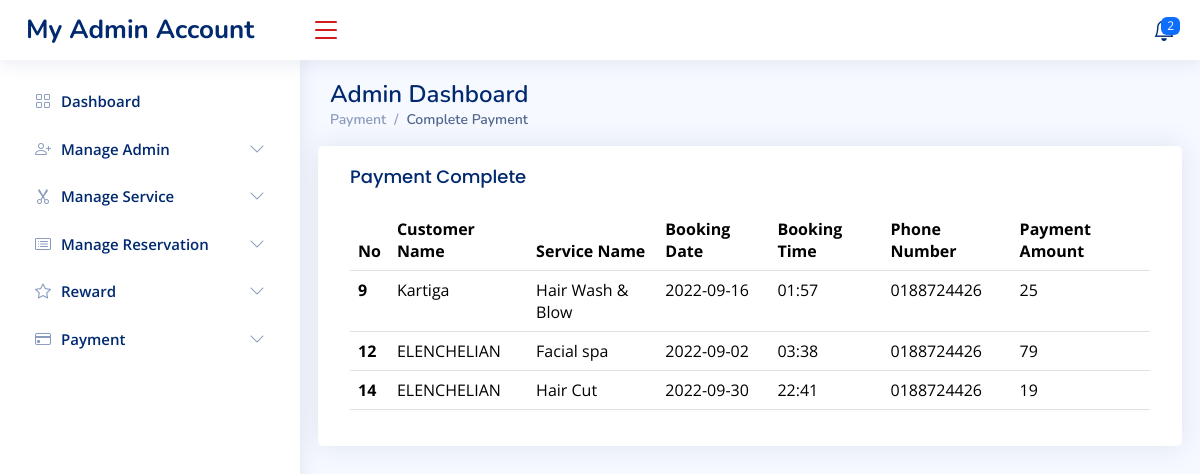
/User/Admin/complete_payment.php, run on the app's committed database.
### tables this page shows
CREATE TABLE `booking` (
  `id` int(255) NOT NULL,
  `firstname` varchar(255) NOT NULL,
  `booking_email` varchar(255) NOT NULL,
  `booking_service` varchar(255) NOT NULL,
  `booking_date` varchar(255) NOT NULL,
  `booking_time` varchar(255) NOT NULL,
  `booking_phone_num` varchar(255) NOT NULL,
  `booking_bank` varchar(255) NOT NULL,
  `booking_card_num` varchar(255) NOT NULL,
  `booking_card_date` varchar(255) NOT NULL,
  `booking_card_year` varchar(255) NOT NULL,
  `booking_card_code` varchar(255) NOT NULL,
  `booking_deposit` varchar(255) NOT NULL,
  `booking_status` varchar(255) NOT NULL,
  `reason` varchar(255) NOT NULL
);

### User/Admin/complete_payment.php (the view, shortened to what this page needs)
<?php
require_once 'pdo.php';
$conn = mysqli_connect("localhost", "root", "", "salon");
?>
<!DOCTYPE html>
<html lang="en">
<head>
  <link href="../assets/vendor/bootstrap/css/bootstrap.min.css" rel="stylesheet">
  <link href="../assets/vendor/bootstrap-icons/bootstrap-icons.css" rel="stylesheet">
  <link href="../assets/vendor/boxicons/css/boxicons.min.css" rel="stylesheet">
  <link href="../assets/vendor/quill/quill.snow.css" rel="stylesheet">
  <link href="../assets/vendor/quill/quill.bubble.css" rel="stylesheet">
  <link href="../assets/vendor/remixicon/remixicon.css" rel="stylesheet">
  <link href="../assets/vendor/simple-datatables/style.css" rel="stylesheet">
  <link href="../assets/css/style.css" rel="stylesheet">
</head>
<body>
  <header id="header" class="header fixed-top d-flex align-items-center">
    <div class="d-flex align-items-center justify-content-between">
      <a href="admin_dashboard.php" class="logo d-flex align-items-center">
        <span class="d-none d-lg-block">My Admin Account</span>
      </a>
      <i class="bi bi-list toggle-sidebar-btn"></i>
    </div>
    <nav class="header-nav ms-auto">
      <ul class="d-flex align-items-center">
        <nav class="header-nav ms-auto">
          <ul class="d-flex align-items-center">
            <li class="nav-item dropdown">
              <?php
              $sql = "SELECT COUNT(*)FROM booking WHERE booking_status='pending';";
              $result = mysqli_query($conn, $sql);
              if (mysqli_num_rows($result) > 0) {
                while ($row = mysqli_fetch_assoc($result)) {
              ?>
              <a class="nav-link nav-icon" href="#" data-bs-toggle="dropdown">
                <span class="badge bg-primary badge-number"><?php echo $row['COUNT(*)']; ?></span>
              </a>
              <?php
                }
              }
              ?>
            </li>
          </ul>
        </nav>
    </nav>
  </header>
  <aside id="sidebar" class="sidebar">
    <ul class="sidebar-nav" id="sidebar-nav">
      <li class="nav-item">
        <a class="nav-link collapsed" href="admin_dashboard.php">
          <i class="bi bi-grid"></i>
          <span>Dashboard</span>
        </a>
      </li>
      <li class="nav-item">
        <a class="nav-link collapsed" data-bs-target="#manage_admin" data-bs-toggle="collapse" href="#">
          <i class="bi bi-person-plus"></i><span>Manage Admin</span><i class="bi bi-chevron-down ms-auto"></i>
        </a>
      </li>
      <li class="nav-item">
        <a class="nav-link collapsed" data-bs-target="#manage_service" data-bs-toggle="collapse" href="#">
          <i class="bi bi-scissors"></i><span>Manage Service</span><i class="bi bi-chevron-down ms-auto"></i>
        </a>
      </li>
      <li class="nav-item">
        <a class="nav-link collapsed" data-bs-target="#manage_reservation" data-bs-toggle="collapse" href="#">
          <i class="bi bi-card-list"></i><span>Manage Reservation</span><i class="bi bi-chevron-down ms-auto"></i>
        </a>
      </li>
      <li class="nav-item">
        <a class="nav-link collapsed" data-bs-target="#manage_reward" data-bs-toggle="collapse" href="#">
          <i class="bi bi-star"></i><span>Reward</span><i class="bi bi-chevron-down ms-auto"></i>
        </a>
      </li>
      <li class="nav-item">
        <a class="nav-link collapsed" data-bs-target="#manage_payment" data-bs-toggle="collapse" href="#">
          <i class="bi bi-credit-card"></i><span>Payment</span><i class="bi bi-chevron-down ms-auto"></i>
        </a>
      </li>
    </ul>
  </aside>
  <main id="main" class="main">
    <div class="pagetitle">
      <h1>Admin Dashboard</h1>
      <nav>
        <ol class="breadcrumb">
          <li class="breadcrumb-item">Payment</li>
          <li class="breadcrumb-item active">Complete Payment</li>
        </ol>
      </nav>
    </div>
    <section class="section dashboard">
      <div class="row">
        <div class="col-lg-12">
          <div class="row">
            <div class="card">
              <div class="card-body">
                <h5 class="card-title">Payment Complete</h5>
                <table class="table table-hover">
                  <thead>
                    <tr>
                      <th scope="col">No</th>
                      <th scope="col">Customer Name</th>
                      <th scope="col">Service Name</th>
                      <th scope="col">Booking Date</th>
                      <th scope="col">Booking Time</th>
                      <th scope="col">Phone Number</th>
                      <th scope="col">Payment Amount</th>
                    </tr>
                  </thead>
                  <tbody>
                    <?php
                   $sql = "SELECT * FROM booking where booking_status='completed' ";
                   $result = mysqli_query($conn, $sql);
                   if (mysqli_num_rows($result) > 0) {
                     while ($row = mysqli_fetch_assoc($result)) {
                   ?>
                    <tr>
                      <th scope="row"><?php echo $row['id'];?></th>
                      <td><?php echo $row['firstname']; ?></td>
                      <td><?php echo $row['booking_service']; ?></td>
                      <td><?php echo $row['booking_date']; ?></td>
                      <td><?php echo $row['booking_time']; ?></td>
                      <td><?php echo $row['booking_phone_num']; ?></td>
                      <td><?php echo $row['booking_deposit']; ?></td>
                    </tr>
                    <?php
                      }
                    }
                    ?>
                  </tbody>
                </table>
              </div>
            </div>
          </div>
          </div>
          </div>
    </section>
  </main>
</body>
</html>

### User/assets/css/style.css (style rules this page uses)
:root { scroll-behavior: smooth; }
body { font-family: "Open Sans", sans-serif; background: #f6f9ff; color: #444444; }
a { color: #4154f1; text-decoration: none; }
h1, h2, h3, h4, h5, h6 { font-family: "Nunito", sans-serif; }
#main { margin-top: 60px; padding: 20px 30px; transition: all 0.3s; }
.pagetitle { margin-bottom: 10px; }
.pagetitle h1 { font-size: 24px; margin-bottom: 0; font-weight: 600; color: #012970; }
.card { margin-bottom: 30px; border: none; border-radius: 5px; box-shadow: 0px 0 30px rgba(1, 41, 112, 0.1); }
.card-title { padding: 20px 0 15px 0; font-size: 18px; font-weight: 500; color: #012970; font-family: "Poppins", sans-serif; }
.card-body { padding: 0 20px 20px 20px; }
.breadcrumb { font-size: 14px; font-family: "Nunito", sans-serif; color: #899bbd; font-weight: 600; }
.breadcrumb .breadcrumb-item::before { color: #899bbd; }
.breadcrumb .active { color: #51678f; font-weight: 600; }
.logo { line-height: 1; }
@media (min-width: 1200px) { .logo { width: 280px; } }
.logo span { font-size: 26px; font-weight: 700; color: #012970; font-family: "Nunito", sans-serif; }
.header { transition: all 0.5s; z-index: 997; height: 60px; box-shadow: 0px 2px 20px rgba(1, 41, 112, 0.1); background-color: #fff; padding-left: 20px; }
.header .toggle-sidebar-btn { font-size: 32px; padding-left: 10px; cursor: pointer; color: #ce1212; }
.header-nav ul { list-style: none; }
.header-nav>ul { margin: 0; padding: 0; }
.header-nav .nav-icon { font-size: 22px; color: #012970; margin-right: 25px; position: relative; }
.header-nav .badge-number { position: absolute; inset: -2px -5px auto auto; font-weight: normal; font-size: 12px; padding: 3px 6px; }
.sidebar { position: fixed; top: 60px; left: 0; bottom: 0; width: 300px; z-index: 996; transition: all 0.3s; padding: 20px; overflow-y: auto; scrollbar-width: thin; scrollbar-color: #aab7cf transparent; box-shadow: 0px 0px 20px rgba(1, 41, 112, 0.1); background-color: #fff; }
@media (min-width: 1200px) { #main, #footer { margin-left: 300px; } }
.sidebar-nav { padding: 0; margin: 0; list-style: none; }
.sidebar-nav li { padding: 0; margin: 0; list-style: none; }
.sidebar-nav .nav-item { margin-bottom: 5px; }
.sidebar-nav .nav-link { display: flex; align-items: center; font-size: 15px; font-weight: 600; color: #4154f1; transition: 0.3; background: #f6f9ff; padding: 10px 15px; border-radius: 4px; }
.sidebar-nav .nav-link i { font-size: 16px; margin-right: 10px; color: #4154f1; }
.sidebar-nav .nav-link.collapsed { color: #012970; background: #fff; }
.sidebar-nav .nav-link.collapsed i { color: #899bbd; }
.sidebar-nav .nav-link .bi-chevron-down { margin-right: 0; transition: transform 0.2s ease-in-out; }

### data on the page
booking: id "9", firstname "Kartiga", booking_service "Hair Wash & Blow", booking_date "2022-09-16", booking_time "01:57", booking_phone_num "0188724426", booking_deposit "25"
booking: id "12", firstname "ELENCHELIAN", booking_service "Facial spa", booking_date "2022-09-02", booking_time "03:38", booking_phone_num "0188724426", booking_deposit "79"
booking: id "14", firstname "ELENCHELIAN", booking_service "Hair Cut", booking_date "2022-09-30", booking_time "22:41", booking_phone_num "0188724426", booking_deposit "19"

### other printed values
$row['COUNT(*)'] "2"
